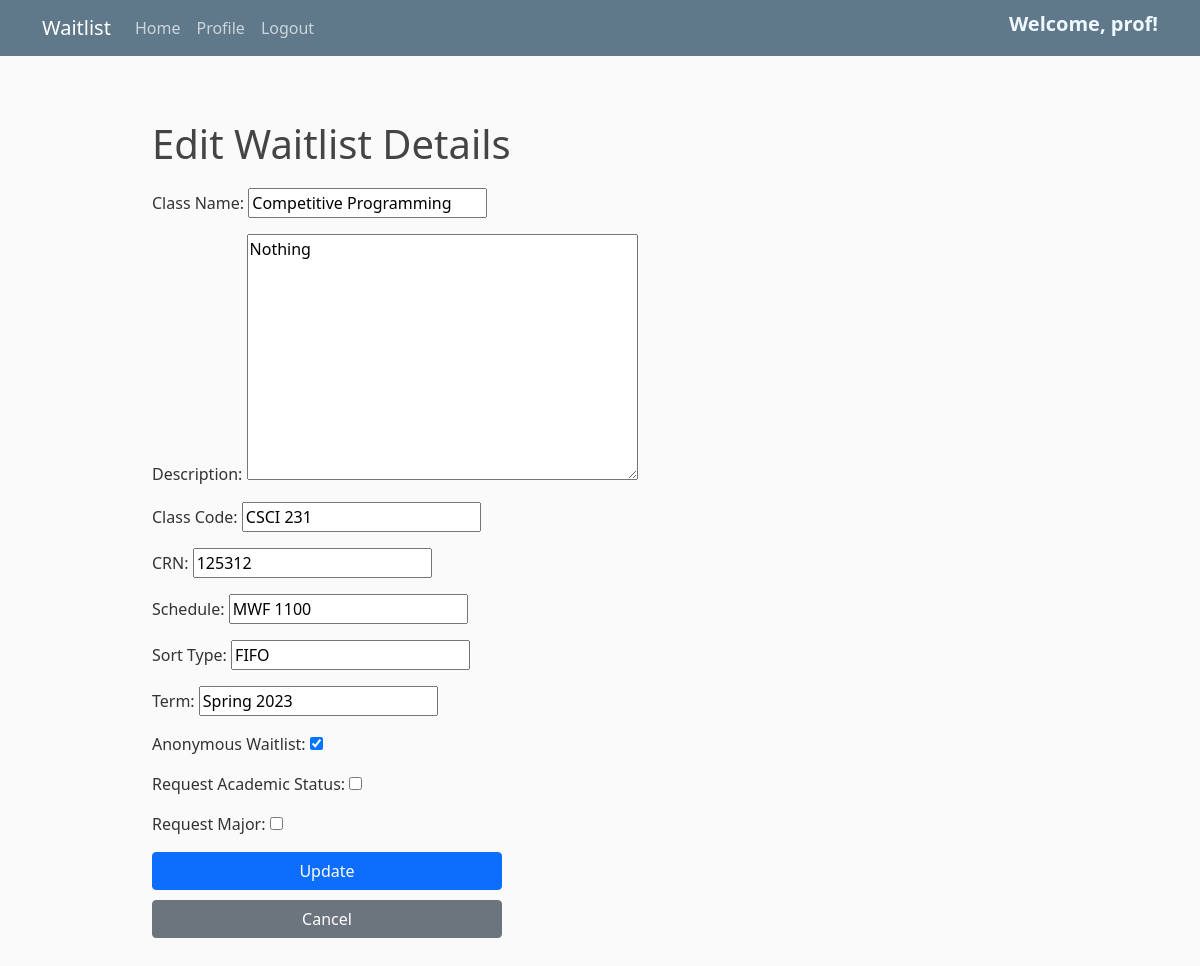
Screenshot of /studenthome/15/edit/ (signed in) with the database file from the repository.
### studentview/models.py (models this page shows, shortened)
class ClassWaitlist(models.Model):
    className = models.CharField(max_length=200, name="className", verbose_name='Class Name')
    classDescription = models.TextField(verbose_name='Description', default=' ')
    classCode = models.CharField(max_length=200, verbose_name='Class Code')
    crn = models.IntegerField(default=0, verbose_name='CRN')
    schedule = models.CharField(max_length=200, verbose_name='Schedule')
    sortType = models.CharField(max_length=200, verbose_name='Sort Type')
    term = models.CharField(max_length=200, verbose_name='Term')
    professor = models.ForeignKey(User, on_delete=models.CASCADE)
    date_added = models.DateTimeField("date published")
    closed = models.BooleanField(default=False)  # Add this line
    anonymous_waitlist = models.BooleanField(default=False, verbose_name='Anonymous Waitlist')
    request_academic_status = models.BooleanField(default=False, verbose_name='Request Academic Status')
    request_major = models.BooleanField(default=False, verbose_name='Request Major')
    request_msg = models.BooleanField(default=False, verbose_name='Request Message')
    archived = models.BooleanField(default=False, verbose_name="Archived")

### studentview/views.py (the view, shortened to what this page needs)
# urls.py: path("<int:pk>/edit/", views.EditView.as_view(), name='edit_waitlist'),
class EditView(LoginRequiredMixin, generic.UpdateView):
    model = ClassWaitlist
    form_class = EditWaitlistForm
    template_name = 'studentview/edit_waitlist.html'
    def get(self, request, *args, **kwargs):
        userid = request.user.id
        classProfessorId = ClassWaitlist.objects.filter(pk=kwargs['pk']).first().professor.pk #there is for sure a better way to do this lol, but this works
        print(classProfessorId)
        if userid == classProfessorId:
            return super().get(request, *args, **kwargs)
        return render({}, '403') # goes to 404 but making idk how to make it go to a 403 page instead

### studentview/views.py
class EditWaitlistForm(forms.ModelForm):
    class Meta:
        model = ClassWaitlist
        fields = ['className', 'classDescription', 'classCode', 'crn', 'schedule', 'sortType', 'term', 'anonymous_waitlist', 'request_academic_status', 'request_major']

### studentview/templates/studentview/edit_waitlist.html
{% extends "studentview/base.html" %}
{% block content %}
<div style="padding:40px">
        <h1 style="margin-bottom:20px">Edit Waitlist Details</h1>
    <form method="post">{% csrf_token %}
        {{ form.as_p }}
        <input class="btn btn-primary" style="width:350px" type="submit" value="Update">
    </form>
    <a href="../detail"><button class="btn btn-secondary" style="width:350px;margin-top:10px">Cancel</button></a>
</div>
{% endblock content %}

### studentview/templates/studentview/base.html (shortened to what this page needs)
<!DOCTYPE html>
{% load static %}
<html lang="en">
<head>
    <link href="https://cdn.jsdelivr.net/npm/bootstrap@5.1.3/dist/css/bootstrap.min.css" rel="stylesheet">
    <link rel="stylesheet" type="text/css" href="{% static 'studentview/main.css' %}">
</head>
<body>
    <header class="site-header">
        <nav class="navbar navbar-expand-md navbar-dark bg-steel fixed-top">
            <div class="container">
                <a class="navbar-brand mr-4" href="/">Waitlist</a>
                <div class="collapse navbar-collapse" id="navbarToggle">
                    <div class="navbar-nav mr-auto">
                        <a class="nav-item nav-link" href="/studenthome">Home</a>
                    </div>
                    <div class="navbar-nav">
                        {% if user.is_authenticated %}
                            <a class="nav-item nav-link" href="{% url 'profile' %}">Profile</a>
                            <a class="nav-item nav-link" href="{% url 'logout' %}">Logout</a>
                        {% else %}
                            <a class="nav-item nav-link" href="{% url 'login' %}">Login</a>
                            <a class="nav-item nav-link" href="{% url 'register' %}">Register</a>
                        {% endif %}
                    </div>
                    <div class="navbar-nav ms-auto">
                        {% if user.is_authenticated %}
                            <h5 style="font-weight: bold; color: aliceblue;" class="nav-item ms-auto"> Welcome, {{user}}! </h5>
                        {% endif %}
                    </div>
                </div>
            </div>
        </nav>
    </header>
<div class="container" style="max-width: none;">
    <div class="row">
        <div class="col d-none d-xl-block col-xl-1 p-0">
        </div>
        <div class="col col-12 col-xl-10">
            {% block content %}{% endblock %}
        </div>
        <div class="col d-none d-xl-block col-xl-1 p-0">
        </div>
    </div>
</div>
</body>
</html>

### studentview/static/studentview/main.css (style rules this page uses)
body { background: #fafafa; color: #333333; margin-top: 5rem; }
h1, h2, h3, h4, h5, h6 { color: #444444; }
.bg-steel { background-color: #5f788a; }
.site-header .navbar-nav .nav-link { color: #cbd5db; }

### rows the page displays
ClassWaitlist: className "Competitive Programming", classDescription "Nothing", classCode "CSCI 231", crn "125312", schedule "MWF 1100", sortType "FIFO", term "Spring 2023", anonymous_waitlist "☑"

### other values shown
{{ user }} "prof"
